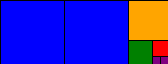

Write the Python code that produced this figure.
"""
算法图解第四章分而治之，划分土地python实现
"""
import math
from PIL import Image
from PIL import ImageDraw
square_width=[]


def division(length,width):
    remainder=length%width
    if remainder==0:
        multiple = int(math.floor(length / width))
        for i in range(multiple):
            square_width.append(width)
    else:
        multiple=int(math.floor(length/width))
        for i in range(multiple):
            square_width.append(width)
        remain=length-multiple*width
        length=width
        width=remain
        division(length,width)


if __name__=='__main__':
    length=168
    width=64
    division(length,width)
    print(u'划分的正方形边长：',square_width)
    im=Image.new('RGB',(length,width),'white')
    draw=ImageDraw.Draw(im)
    draw.line([(0,0),(length-1,0),(0,width-1),(length-1,width-1)],fill='black')

    #绘制划分后的土地
    x1=0
    x2=square_width[0]
    y1=0
    y2=square_width[0]
    draw.rectangle((x1,y1,x2,y2),fill='blue',outline='black')
    x1=square_width[0]
    x2=square_width[0]*2
    draw.rectangle((x1, y1, x2,y2), fill='blue',outline='black')
    x1=x2
    x2=square_width[2]+2*square_width[1]
    y2=square_width[2]
    draw.rectangle((x1, y1, x2, y2), fill='orange',outline='black')
    y1=y2
    y2=y1+square_width[3]
    x2=x1+square_width[3]
    draw.rectangle((x1, y1, x2, y2), fill='green',outline='black')
    x1=x2
    x2=x1+square_width[4]
    y2=y1+square_width[4]
    draw.rectangle((x1, y1, x2, y2), fill='red',outline='black')
    y1+=square_width[4]
    x2=x1+square_width[5]
    y2=y1+square_width[5]
    draw.rectangle((x1, y1, x2, y2), fill='purple',outline='black')
    x1=x2
    x2=x1+square_width[6]
    draw.rectangle((x1, y1, x2, y2), fill='purple',outline='black')
    im.save('../Algorithm_diagram/land_division.png')
    im.show()


